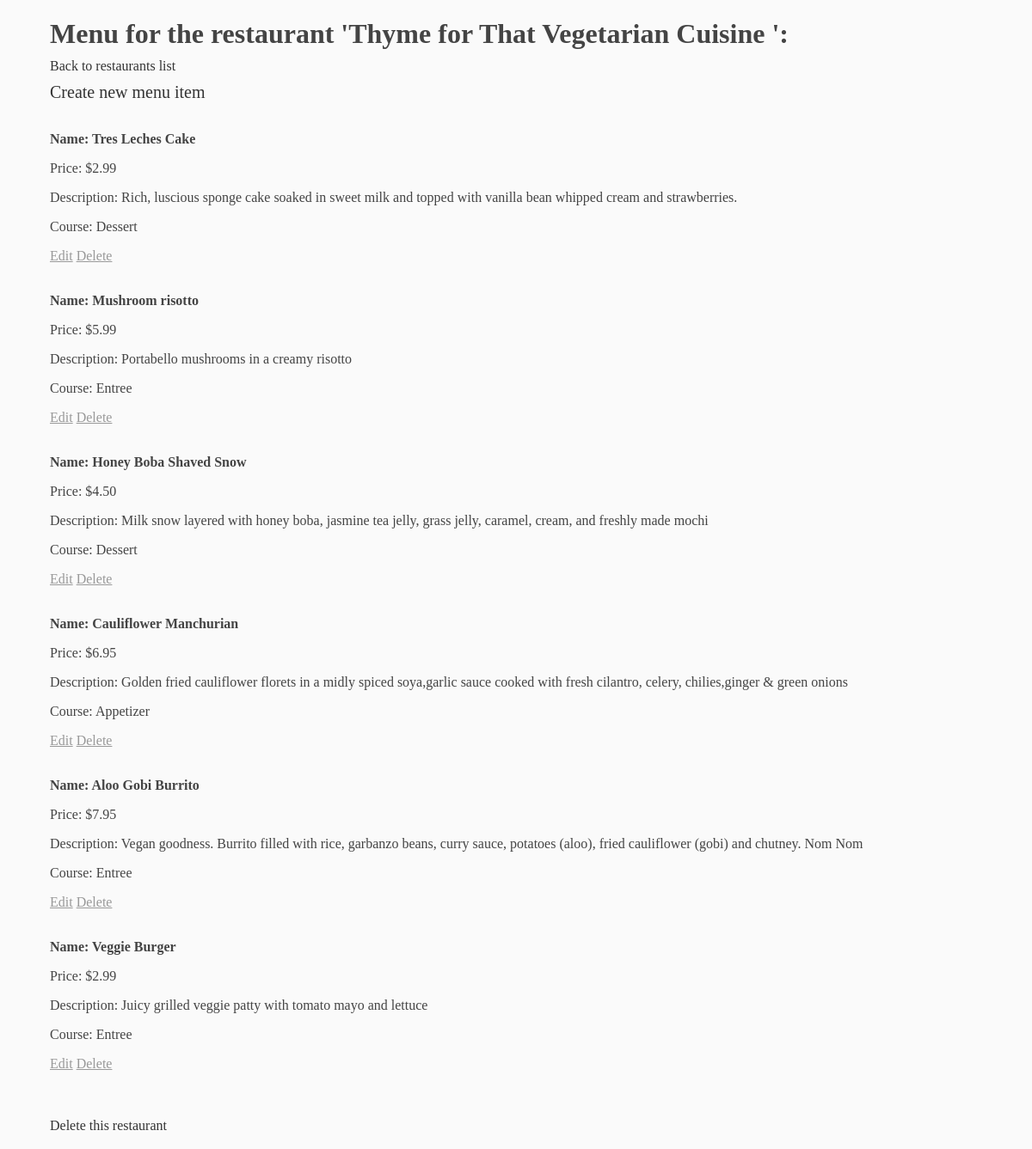
/restaurant/5/menu, run on the app's committed database.
### database_setup.py (models this page shows, shortened)
class Restaurant(Base):
    __tablename__ = 'restaurant'
    name = Column(
        String(80), nullable = False)
    id   = Column(
        Integer, primary_key = True)

class MenuItem(Base):
    __tablename__ = 'menu_item'
    name = Column(String(80), nullable = False)
    id   = Column(Integer, primary_key = True)
    course        = Column(String(250))
    description   = Column(String(250))
    price         = Column(String(8))
    restaurant_id = Column(
        Integer, ForeignKey('restaurant.id'))
    restaurant    = relationship(Restaurant)

### restaurants.py (the view)
@app.route('/restaurant/<int:restaurant_id>')
@app.route('/restaurant/<int:restaurant_id>/menu')
def showMenu(restaurant_id):
    restaurant = sess.query(Restaurant).filter(Restaurant.id == restaurant_id).first()
    items = sess.query(MenuItem).filter(MenuItem.restaurant_id == restaurant_id).all()
    return render_template('menu.html', restaurant = restaurant, items = items)

### templates/menu.html (shortened to what this page needs)
<!DOCTYPE html>
<html>
<head>
    <link rel="stylesheet" type="text/css" href="{{url_for('static', filename='css/main.css')}}">
</head>
<body>
    <h1>Menu for the restaurant '{{restaurant.name}}':</h1>
    <a class="back" href="{{url_for('showRestaurants')}}">Back to restaurants list</a><br>
    <a class="create" href="{{url_for('newMenuItem', restaurant_id = restaurant.id)}}">Create new menu item</a>
    <br><br>
    {% for e in items %}
        <p><strong>Name: {{e.name}}</strong></p>
        <p>Price: {{e.price}}</p>
        <p>Description: {{e.description}}</p>
        <p>Course: {{e.course}}</p>
        <a class="edit" href="{{url_for('editMenuItem', menu_id = e.id, restaurant_id = restaurant.id)}}">Edit</a>
        <a class="edit" href="{{url_for('deleteMenuItem', menu_id = e.id, restaurant_id = restaurant.id)}}">Delete</a>
        <br><br>
    {% endfor %}
    <br><br>
    <a class="back" href="{{url_for('deleteRestaurant', restaurant_id = restaurant.id)}}">Delete this restaurant</a>
</body>
</html>

### static/css/main.css (style rules this page uses)
body { background-color: #fafafa; padding: 0px 50px 0px 50px; color: #444; width: max-content; }
h1 { margin-bottom: 10px; }
a { display: inline-block; }
.edit { color: #999; text-transform: capitalize; }
.back { color: #333; font-size: 16px; text-decoration: none; margin-bottom: 10px; }
.create { color: #333; font-size: 20px; text-decoration: none; }

### data on the page
Restaurant: name "Thyme for That Vegetarian Cuisine"
MenuItem: name "Tres Leches Cake", price "$2.99", description "Rich, luscious sponge cake soaked in sweet milk and topped with vanilla bean whipped cream and strawberries.", course "Dessert"
MenuItem: name "Mushroom risotto", price "$5.99", description "Portabello mushrooms in a creamy risotto", course "Entree"
MenuItem: name "Honey Boba Shaved Snow", price "$4.50", description "Milk snow layered with honey boba, jasmine tea jelly, grass jelly, caramel, cream, and freshly made mochi", course "Dessert"
MenuItem: name "Cauliflower Manchurian", price "$6.95", description "Golden fried cauliflower florets in a midly spiced soya,garlic sauce cooked with fresh cilantro, celery, chilies,ginger & green onions", course "Appetizer"
MenuItem: name "Aloo Gobi Burrito", price "$7.95", description "Vegan goodness. Burrito filled with rice, garbanzo beans, curry sauce, potatoes (aloo), fried cauliflower (gobi) and chutney. Nom Nom", course "Entree"
MenuItem: name "Veggie Burger", price "$2.99", description "Juicy grilled veggie patty with tomato mayo and lettuce", course "Entree"
